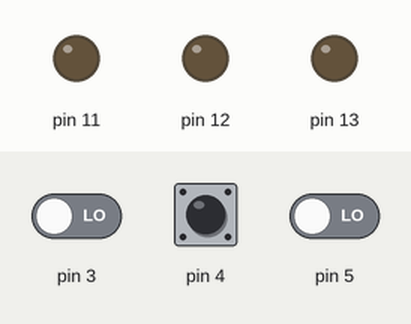
Recording of a sketch running on a simulated Arduino Uno, built with avr-gcc and run on an emulated ATmega328P. On the bench: output pins drawn as LEDs (lit = HIGH). Dashed ring = blinking. The test bench sets the inputs (shaded band); at power-on: pin 3 LOW, pin 4 LOW, pin 5 LOW.

Above: at 1.2 s.
1.3 s: pin 3 driven HIGH
At 1.7 s:
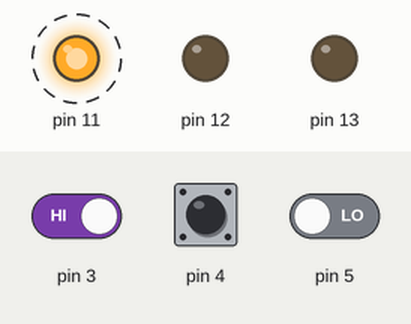
4.3 s: pin 4 driven HIGH
At 4.45 s:
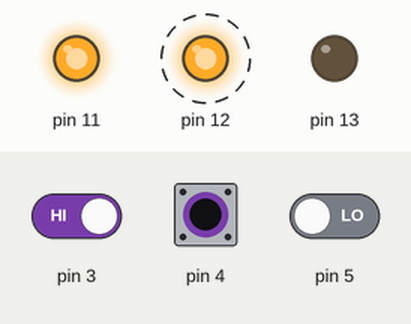
7.3 s: pin 4 driven LOW
At 8.3 s:
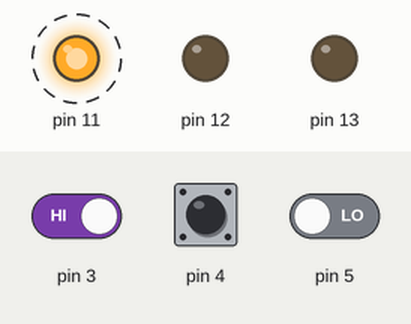
10.3 s: pin 5 driven HIGH
At 10.7 s:
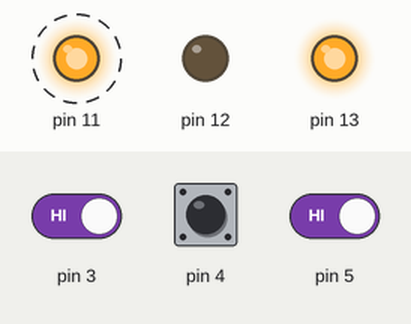
13.3 s: pin 4 driven HIGH
At 13.45 s:
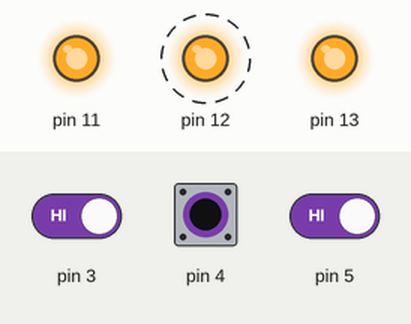
16.3 s: pin 4 pulsed LOW 2 times (0.12 s each, 0.3 s apart)
At 17.05 s:
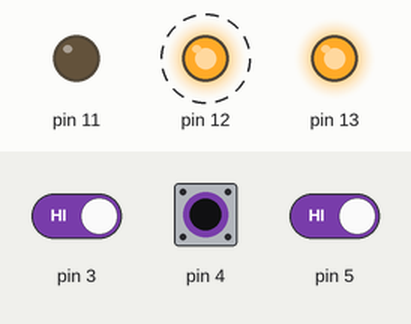
Timing chart, 0 to 20.9 s (numbered marks = the images above; inputs shaded):
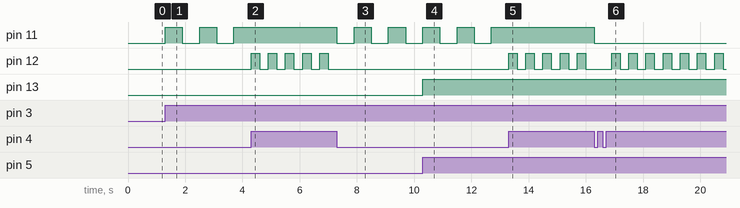

The sketch:

first_project.ino
```cpp
// C++ code
//
int btnstate = 0;

void setup()
{
  pinMode(5, INPUT);
  pinMode(13, OUTPUT);
  pinMode(4, INPUT);
  pinMode(12, OUTPUT);
  pinMode(3, INPUT);
  pinMode(11, OUTPUT);
}

void loop()
{
  if (digitalRead(5) == 1) //on off logic
  {
    digitalWrite(13, HIGH);
  } else {
    digitalWrite(13, LOW);
  }
  while (digitalRead(4) == 1) // blink
  {
    digitalWrite(12, HIGH);
    delay(300); // Wait for 300 millisecond(s)
    digitalWrite(12, LOW);
    delay(300); // Wait for 300 millisecond(s)
  }
  if (digitalRead(3) == 1) //toggle
  {
    if (btnstate == 1) {
      digitalWrite(11, LOW);
      btnstate = 0;
      delay(600); // Wait for 600 millisecond(s)
    } else {
      btnstate = 1;
      digitalWrite(11, HIGH);
      delay(600); // Wait for 600 millisecond(s)
    }
  }
}
```

Measured:
- after the input at 1.3 s, pin 11: alternates HIGH for 0.60 s and LOW for 0.60 s, starting at once
- after the input at 4.3 s, pin 11: stops changing and stays HIGH; pin 12: alternates HIGH for 0.30 s and LOW for 0.30 s, starting at once
- after the input at 7.3 s, pin 11: alternates HIGH for 0.60 s and LOW for 0.60 s, starting at once; pin 12: stops changing and stays LOW
- after the input at 10.3 s, pin 13: LOW → HIGH at once
- after the input at 13.3 s, pin 11: stops changing and stays HIGH; pin 12: alternates HIGH for 0.30 s and LOW for 0.30 s, starting at once
- after the input at 16.3 s, pin 11: HIGH → LOW at once
